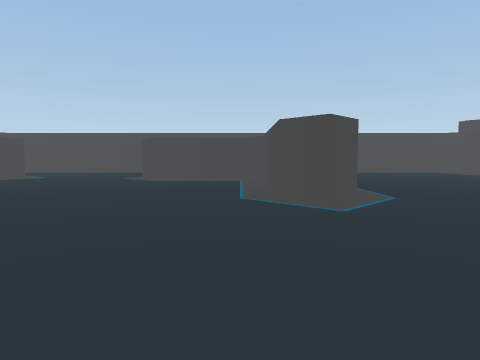
[1] (above)

13 first-person views from a walk through a Unity game level. The camera is 0.51 m above the floor, tilts 4° down and sees 75° across. The floor is counted in squares, 1 m on a side. Each view is taken from the middle of a square. On the plan, view 1 faces up. The plan holds only what a view shows up to about 9 squares ahead; the rest is blank.

[2]
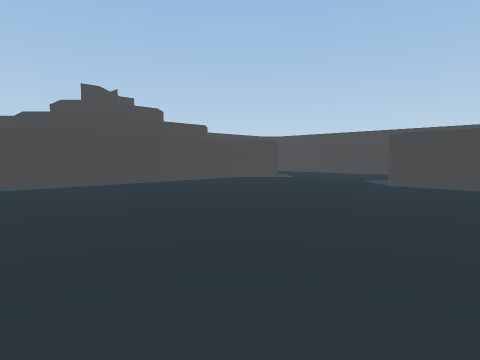

[3]
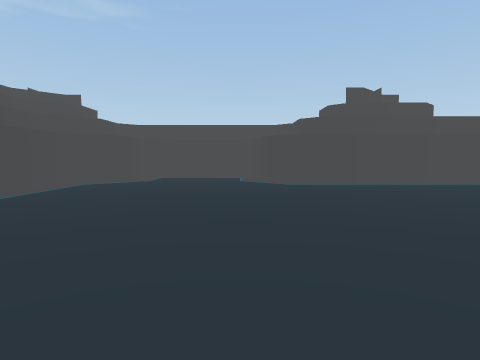

[4]
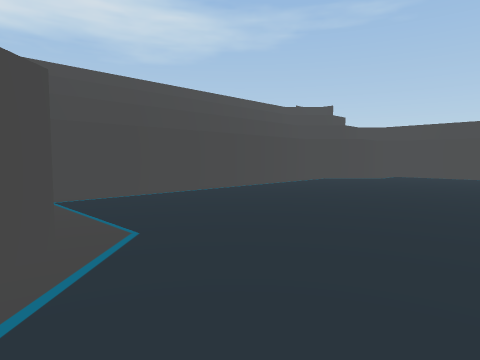

[5]
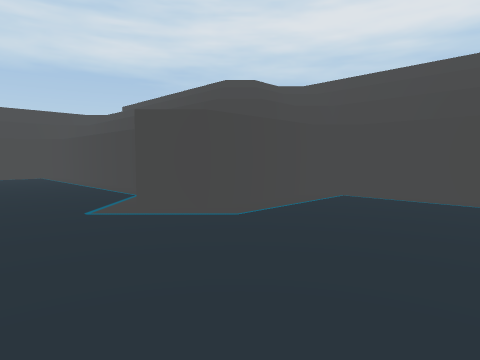

[6]
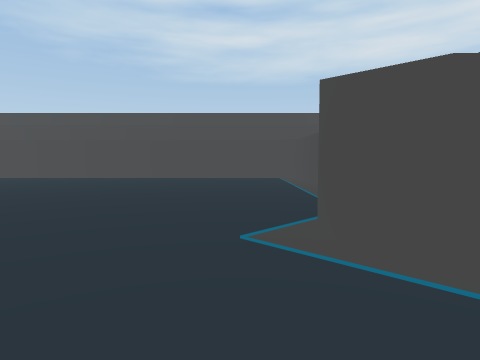

[7]
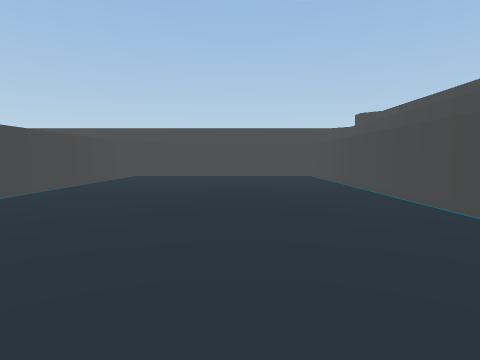

[8]
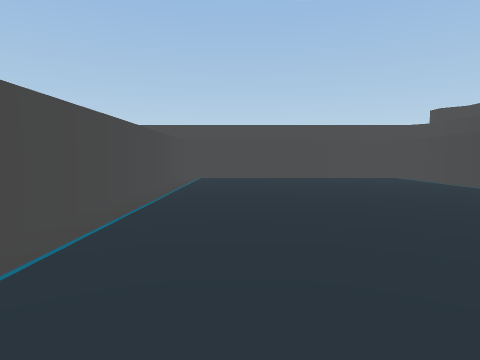

[9]
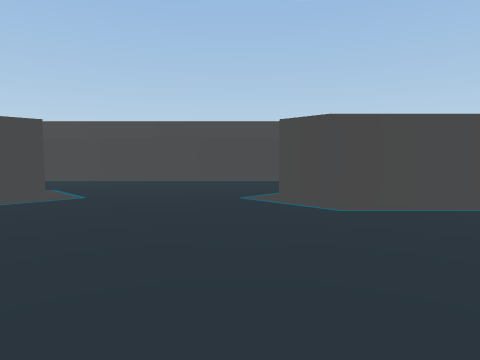

[10]
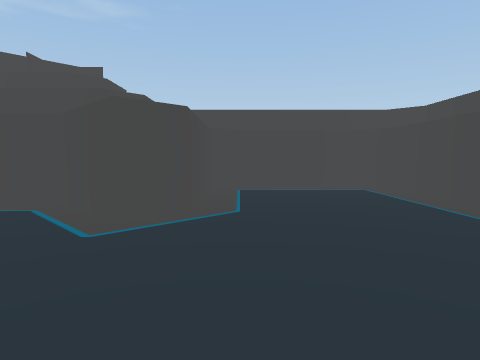

[11]
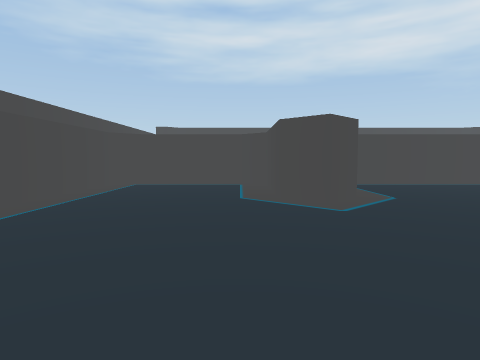

[12]
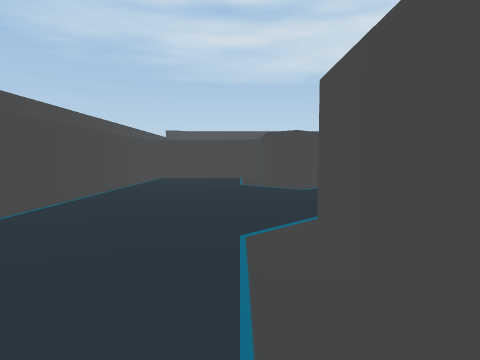

[13]
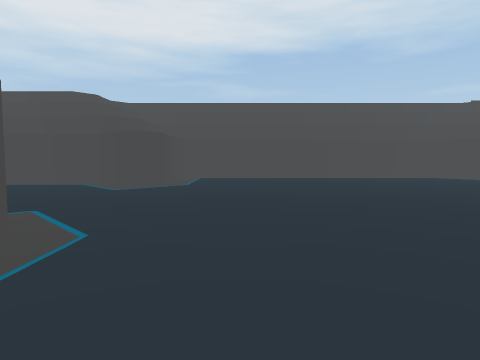

### Floor plan
Points are (right, up) in squares from view 1. A wall is a line through its corners. A room is listed if a view was taken in it or the views show most of it. See-through windows are left out.
Room 1 (views 1, 2, 3, 4, 5, 6, 7, 8, 9, 10, 11, 12, 13)
walls: (1.6, 4.1) (1, 3.5) (0.5, 4) (0.5, 7) (0, 7.5) (-2, 7.5) (-2.5, 8) (-2, 8.5) (0, 8.5) (0.5, 9) (0.5, 11) (0, 11.5) (-8, 11.5) (-8.5, 11) (-8.5, 9) (-8, 8.5) (-6, 8.5) (-5.5, 8) (-6.5, 7) (-6.5, 2) (-7, 1.5) (-8, 1.5) (-8.5, 1) (-8.5, -1) (-8, -1.5) (-7, -1.5) (-6, -2.5) (0, -2.5) (0.5, -2) (0.5, 0) (1, 0.5) (2, -0.5) (7, -0.5) (7.5, 0) (7.5, 11) (7, 11.5) (2, 11.5) (1.5, 11) (1.5, 4.9)

Positions as (right, up) in squares from view 1, and headings:
1: (0, 0), facing up
2: (0, 1), facing up-left
3: (0, 1), facing left
4: (1, 2), facing down-left
5: (-2, 2), facing down-right
6: (-1, 1), facing right
7: (5, 2), facing up
8: (3, 3), facing up
9: (-3, 4), facing up
10: (-3, 9), facing left
11: (-6, 9), facing right
12: (-8, 9), facing right
13: (-1, 6), facing down
